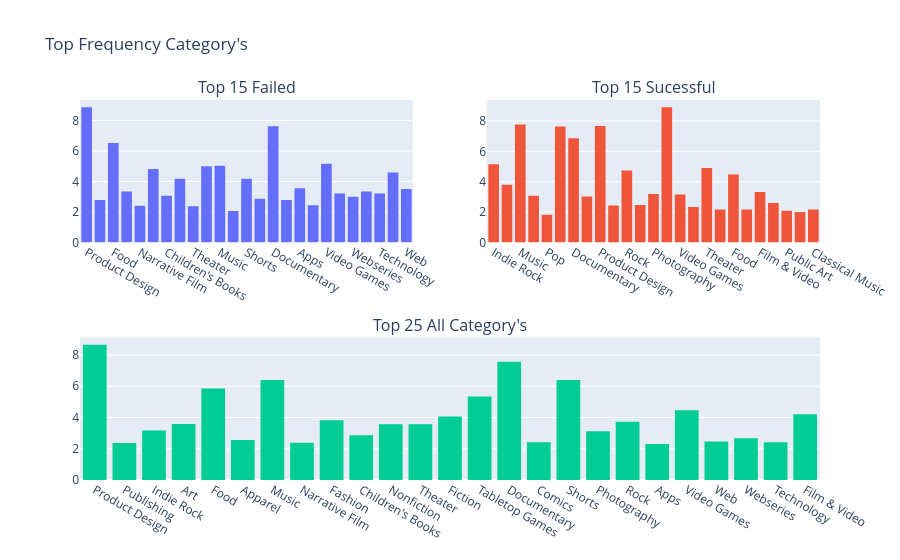

Notebook source saved alongside this figure:
### Code cell
categorys_failed = df_kick[df_kick["state"] == "failed"]["category"].value_counts()[:25]
categorys_sucessful = df_kick[df_kick["state"] == "successful"]["category"].value_counts()[:25]
categorys_general = df_kick["category"].value_counts()[:25]

#First plot
trace0 = go.Histogram(
    x=df_kick[(df_kick.category.isin(categorys_failed.index.values)) & 
              (df_kick["state"] == "failed")]['category'].head(100000),
    histnorm='percent', name="Top 15 Failed", showlegend=False
)
#Second plot
trace1 = go.Histogram(
    x=df_kick[(df_kick.category.isin(categorys_sucessful.index.values)) & 
              (df_kick["state"] == "successful")]['category'].head(100000),
    histnorm='percent', name="Top 15 Sucessful", showlegend=False
)

#Third plot
trace2 = go.Histogram(
    x=df_kick[(df_kick.category.isin(categorys_general.index.values))]['category'].head(100000),
    histnorm='percent', name="Top 25 All Category's", showlegend=False
)

#Creating the grid
fig = tls.make_subplots(rows=2, cols=2, specs=[[{}, {}], [{'colspan': 2}, None]],
                          subplot_titles=('Top 15 Failed','Top 15 Sucessful', "Top 25 All Category's"))

#setting the figs
fig.append_trace(trace0, 1, 1)
fig.append_trace(trace1, 1, 2)
fig.append_trace(trace2, 2, 1)

fig['layout'].update(showlegend=True, title="Top Frequency Category's")
iplot(fig)

### Figure 1 — Plotly figure (JSON) as saved in the notebook; plotly's stock layout.template omitted (floating-point values rounded to 4 significant figures; data arrays with more than 128 entries replaced by an {"elided": "..."} marker saying what was removed)
{"data": [{"histnorm": "percent", "name": "Top 15 Failed", "showlegend": false, "type": "histogram", "x": {"elided": "3199 str values"}, "xaxis": "x", "yaxis": "y"}, {"histnorm": "percent", "name": "Top 15 Sucessful", "showlegend": false, "type": "histogram", "x": {"elided": "2345 str values"}, "xaxis": "x2", "yaxis": "y2"}, {"histnorm": "percent", "name": "Top 25 All Category's", "showlegend": false, "type": "histogram", "x": {"elided": "5354 str values"}, "xaxis": "x3", "yaxis": "y3"}], "layout": {"annotations": [{"font": {"size": 16}, "showarrow": false, "text": "Top 15 Failed", "x": 0.225, "xanchor": "center", "xref": "paper", "y": 1, "yanchor": "bottom", "yref": "paper"}, {"font": {"size": 16}, "showarrow": false, "text": "Top 15 Sucessful", "x": 0.775, "xanchor": "center", "xref": "paper", "y": 1, "yanchor": "bottom", "yref": "paper"}, {"font": {"size": 16}, "showarrow": false, "text": "Top 25 All Category's", "x": 0.5, "xanchor": "center", "xref": "paper", "y": 0.375, "yanchor": "bottom", "yref": "paper"}], "showlegend": true, "title": {"text": "Top Frequency Category's"}, "xaxis": {"anchor": "y", "domain": [0, 0.45]}, "xaxis2": {"anchor": "y2", "domain": [0.55, 1]}, "xaxis3": {"anchor": "y3", "domain": [0, 1]}, "yaxis": {"anchor": "x", "domain": [0.625, 1]}, "yaxis2": {"anchor": "x2", "domain": [0.625, 1]}, "yaxis3": {"anchor": "x3", "domain": [0, 0.375]}}}
